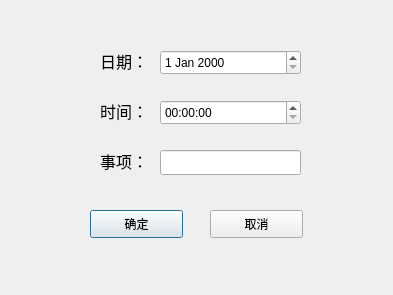
<?xml version="1.0" encoding="UTF-8"?>
<ui version="4.0">
 <class>Add_dll</class>
 <widget class="QDialog" name="Add_dll">
  <property name="geometry">
   <rect>
    <x>0</x>
    <y>0</y>
    <width>393</width>
    <height>295</height>
   </rect>
  </property>
  <property name="windowTitle">
   <string>Dialog</string>
  </property>
  <widget class="QDateEdit" name="dateEdit">
   <property name="geometry">
    <rect>
     <x>160</x>
     <y>50</y>
     <width>141</width>
     <height>25</height>
    </rect>
   </property>
  </widget>
  <widget class="QLabel" name="label">
   <property name="geometry">
    <rect>
     <x>100</x>
     <y>50</y>
     <width>81</width>
     <height>21</height>
    </rect>
   </property>
   <property name="font">
    <font>
     <pointsize>12</pointsize>
    </font>
   </property>
   <property name="text">
    <string>日期：</string>
   </property>
  </widget>
  <widget class="QLabel" name="label_2">
   <property name="geometry">
    <rect>
     <x>100</x>
     <y>150</y>
     <width>81</width>
     <height>21</height>
    </rect>
   </property>
   <property name="font">
    <font>
     <pointsize>12</pointsize>
    </font>
   </property>
   <property name="text">
    <string>事项：</string>
   </property>
  </widget>
  <widget class="QLineEdit" name="lineEdit">
   <property name="geometry">
    <rect>
     <x>160</x>
     <y>150</y>
     <width>141</width>
     <height>25</height>
    </rect>
   </property>
  </widget>
  <widget class="QLabel" name="label_3">
   <property name="geometry">
    <rect>
     <x>100</x>
     <y>100</y>
     <width>81</width>
     <height>21</height>
    </rect>
   </property>
   <property name="font">
    <font>
     <pointsize>12</pointsize>
    </font>
   </property>
   <property name="text">
    <string>时间：</string>
   </property>
  </widget>
  <widget class="QTimeEdit" name="timeEdit">
   <property name="geometry">
    <rect>
     <x>160</x>
     <y>100</y>
     <width>141</width>
     <height>25</height>
    </rect>
   </property>
  </widget>
  <widget class="QPushButton" name="pushButton">
   <property name="geometry">
    <rect>
     <x>90</x>
     <y>210</y>
     <width>93</width>
     <height>28</height>
    </rect>
   </property>
   <property name="text">
    <string>确定</string>
   </property>
  </widget>
  <widget class="QPushButton" name="pushButton_2">
   <property name="geometry">
    <rect>
     <x>210</x>
     <y>210</y>
     <width>93</width>
     <height>28</height>
    </rect>
   </property>
   <property name="text">
    <string>取消</string>
   </property>
  </widget>
 </widget>
 <resources/>
 <connections/>
</ui>
